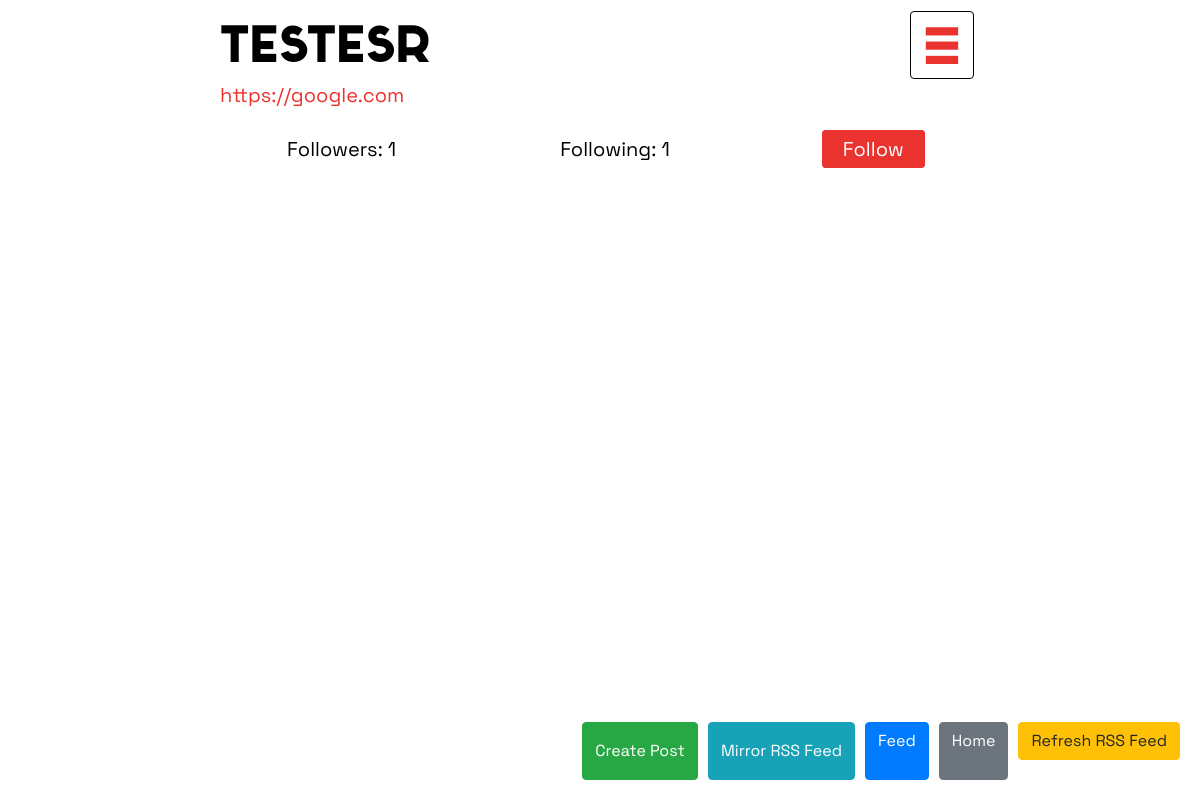
Page /Linkfeed/profile/testesr/ (signed in) on the committed database.
### Linkfeed/models.py (models this page shows, shortened)
class Profile(models.Model):
    user = models.OneToOneField(User, on_delete=models.CASCADE)
    follower = models.ManyToManyField(User, blank=True, related_name="follower_user")
    following = models.ManyToManyField(User, blank=True, related_name="following_user")
    link = models.URLField(blank=True, null=True)

class User(AbstractUser):
    pass

### Linkfeed/views.py (the view)
# urls.py: path('profile', views.current_user_profile, name='current_user_profile'),
def profile(request, username):
    if not request.user.is_authenticated:
        return HttpResponseRedirect(reverse("login"))
    else:
        profile_user = get_object_or_404(User, username=username)
        if profile_user == request.user:
            return redirect('current_user_profile')
        else:
            posts = Post.objects.filter(user=profile_user).annotate(total_comments=Count('comments')).order_by('-timestamp')
            profile = get_object_or_404(Profile, user=profile_user)
            for post in posts:
                post.liked = post.likes.filter(id=request.user.id).exists()
            return render(request, "Linkfeed/other_profile.html", {"posts": posts, "profile": profile})

### Linkfeed/templates/Linkfeed/other_profile.html (shortened to what this page needs)
{% extends "Linkfeed/layouts.html" %}
{% load static %}
{% block body %}
<a href="{{profile.link}}">{{profile.link}}</a>
<div class="row my-4 d-flex justify-content-center align-items-center">
    <div class="col text-center aliing-items-center mx-5">
        <a id="followers-link" style="cursor: pointer;">Followers: {{ profile.follower.count }}</a>
    </div>
    <div class="col text-center mx-5">
        <a id="following-link" style="cursor: pointer;">Following: {{ profile.following.count }}</a>
    </div>
    <div class="col text-center mx-5 p-0">
        {% if profile.user.username == user.username %}
        <a href="#" class="follow-button">Edit Profile</a>
        {% elif request.user in profile.follower.all %}
        <a href="{% url 'follow_or_unfollow' profile.user.username %}" id="following-text" class="follow-button">Following</a>
        {% else %}
        <a href="{% url 'follow_or_unfollow' profile.user.username %}"  class="follow-button">Follow</a>
        {% endif %}
    </div>
</div>
<div class="fixed-bottom">
    <button id="create-post-btn" onclick="toggleCreatePostPopup()" class="btn btn-success">Create Post</button>
    <button id="mirror-rss-feed-btn" onclick="toggleMirrorRSSFeedPopup()" class="btn btn-info">Mirror RSS Feed</button>
    <a href="{% url 'current_user_feed' %}" class="btn btn-primary">Feed</a>
    <a href="{% url 'index' %}" class="btn btn-secondary">Home</a>
    <form action="{% url 'refresh_mirrored_rss_feed' %}" method="POST" style="display: inline;">
        <button type="submit" class="btn btn-warning">Refresh RSS Feed</button>
    </form>
</div>
{% endblock body %}

### Linkfeed/templates/Linkfeed/layouts.html (shortened to what this page needs)
{%load static %}
<html lang="en">
<head>
    <link href="https://stackpath.bootstrapcdn.com/bootstrap/4.5.2/css/bootstrap.min.css" rel="stylesheet">
    <link href="{% static 'Linkfeed/style.css' %}" rel="stylesheet">
</head>
<body>
    <div class="user-profile-info">
        <div class="row">
            <div class="col-9">
                {% if request.resolver_match.url_name == 'current_user_profile' or request.resolver_match.url_name == 'profile' %}
                <h1 id="username-header" class="header">
                    <a href="{% url 'feed' profile.user.username %}">{{ profile.user.username }}</a>
                </h1>
                {% elif request.resolver_match.url_name == 'current_user_feed' or request.resolver_match.url_name == 'feed' %}
                <h1 id="username-header" class="header">
                    <a href="{% url 'profile' profile.user.username %}">{{ profile.user.username }}</a>
                </h1>
                {% else %}
                    <h1 id="username-header" class="header">
                        <a href="{% url 'landing' %}">Linkfeed</a>
                    </h1>
                {% endif %}
            </div>
            <div class="col-3 d-flex justify-content-end align-items-center">
                <button class="open-btn" id="open-btn" onclick="openNav()"><h1 id="nav-header" class="header">¬</h1></button>
            </div>
        </div>
    </div>
    {% block body %}
    {% endblock %}
</body>
</html>

### Linkfeed/static/Linkfeed/style.css (style rules this page uses)
html { scroll-behavior: smooth; }
body { max-width:40em; margin:0 auto; padding-right:1em; padding-left: 1em; font-family: Space, sans-serif; font-size:20px; line-height:30px; background-color:#fff; color:#000; font-weight: 300; overflow-y:scroll; }
h1,h2,h3,h4,dt,small,.small,dl#tweetlist dt,footer,label,#commentlist ol li cite,div.blogparent,input[type="submit"] { font-family: Nexa; font-weight:normal; font-style:normal; text-align:left; }
a { color: #EA322E; }
.header { font-family: Sabado, sans-serif; font-size: 3.5em; padding-bottom: 10px; margin-bottom: 0px; margin-top: 10px; line-height: 80%; border-radius: .25rem; }
#nav-header { border: 1px solid black; padding-left: 12px; padding-right: 12px; }
#username-header a { color:#000; }
#open-btn { color: #EA322E; }
a.follow-button { border: 1px solid #EA322E; background-color: #EA322E; border-radius: .25rem; padding: 5px 20px 5px 20px; color: white; }

### Linkfeed/templates/Linkfeed/other_profile.html (style rules this page uses)
.fixed-bottom { display: flex; justify-content: flex-end; position: fixed; bottom: 20px; right: 20px; z-index: 9999; }
.fixed-bottom .btn { margin-left: 10px; }

### Linkfeed/templates/Linkfeed/layouts.html (style rules this page uses)
#open-btn { background-color: transparent; border: transparent; }

### rows in the picture
Profile: user.username "testesr", link "https://google.com", follower.count "1", following.count "1"
